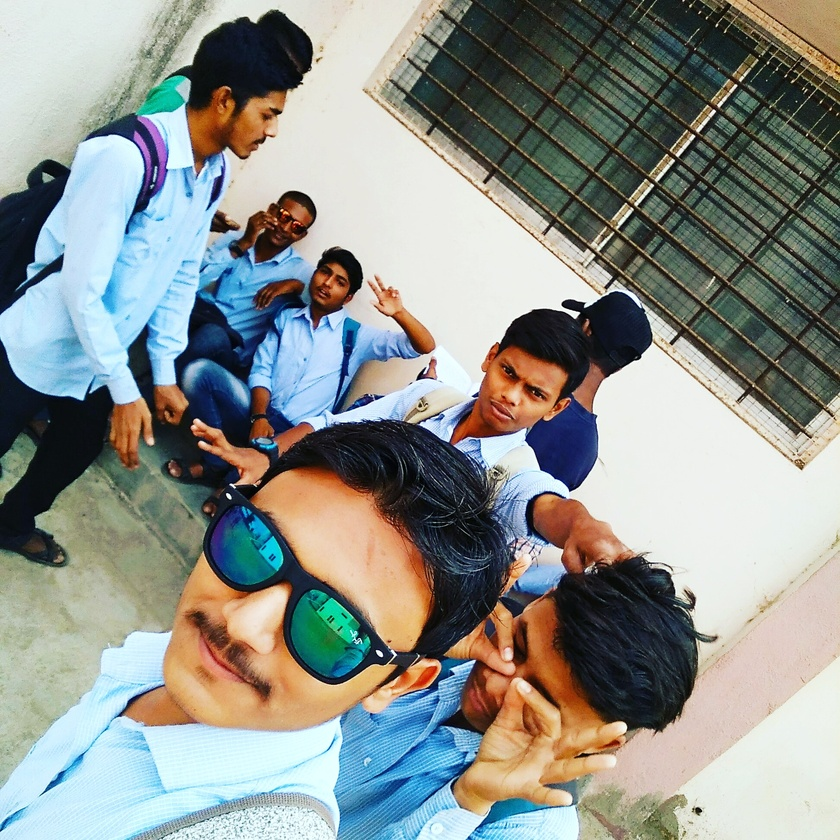
#> input picture ImageProcessing/jawani.jpg, 840 x 840 px, shrunk from 1944 x 1944 before the run
$ python 03_Rotate.py
#> lines starting #> are read from the running program, lines starting #| are printed output that depends on the picture
import cv2

img=cv2.imread('jawani.jpg')
#> img is the input picture: shape (840, 840, 3); mean B, G, R 140.5, 145.8, 141.4
(rows,cols)=img.shape[:2]
#> rows = 840; cols = 840

i=cv2.getRotationMatrix2D((cols/2,rows/2),45,1)
res=cv2.warpAffine(img,i,(cols,rows))
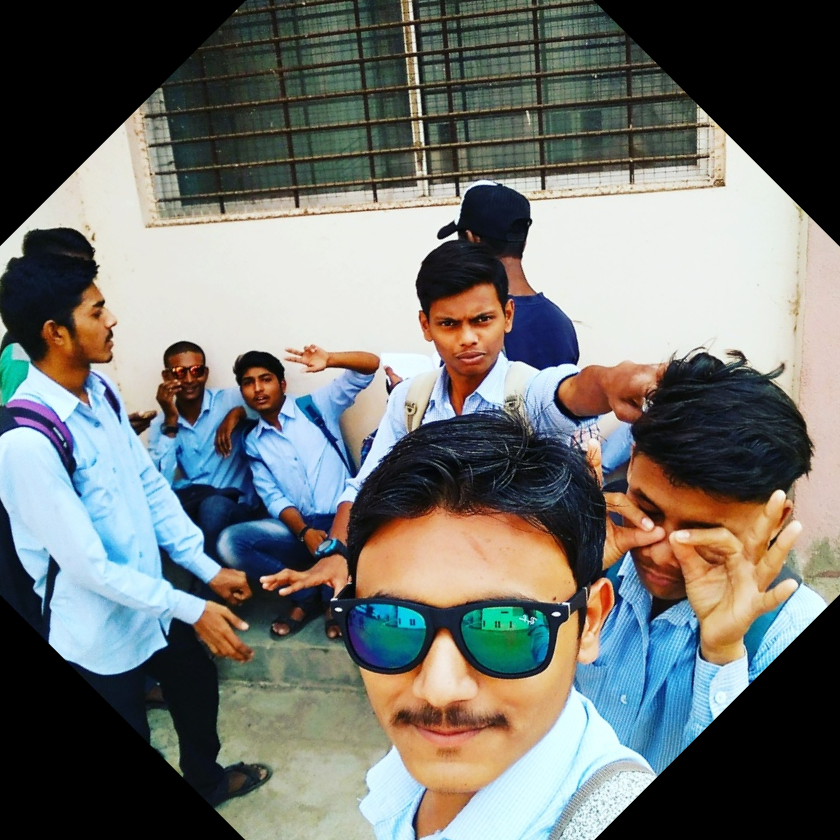
#> res: shape (840, 840, 3); mean B, G, R 111.4, 115.3, 112.7
cv2.imwrite('rotate.jpg',res)
print('image roatated and saved')
